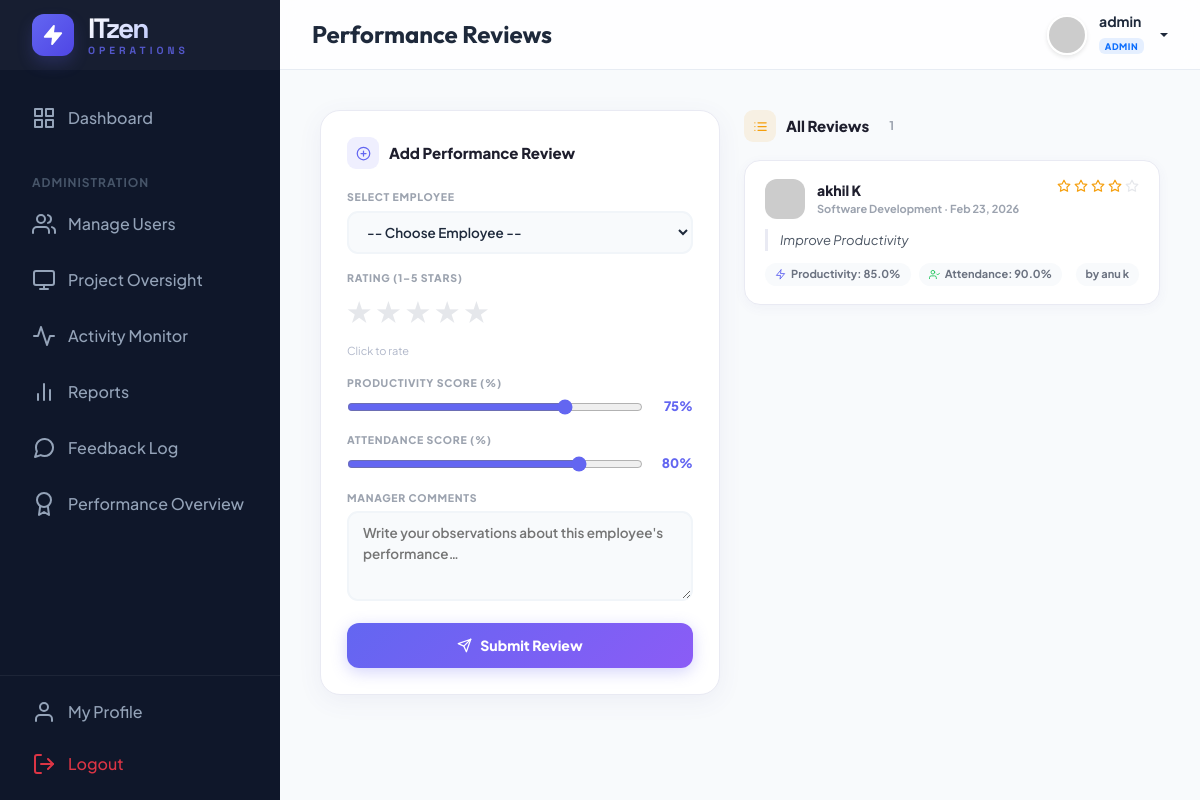
Page /hr/performance/ (signed in) on the committed database.
### management/models.py (models this page shows, shortened)
class CustomUser(AbstractUser):
    ROLE_CHOICES = (
        ('ADMIN', 'Admin'),
        ('HR', 'HR Manager'),
        ('EMPLOYEE', 'Employee'),
    )
    DEPT_CHOICES = (
        ('DEVELOPMENT', 'Software Development'),
        ('DESIGN', 'UI/UX Design'),
        ('QA', 'Quality Assurance'),
        ('HR', 'Human Resources'),
        ('MARKETING', 'Digital Marketing'),
        ('SALES', 'Sales & Business'),
        ('SUPPORT', 'IT Support & Security'),
    )
    LEVEL_CHOICES = (
        ('JUNIOR', 'Junior Level (Level 1)'),
        ('INTERMEDIATE', 'Intermediate (Level 2)'),
        ('SENIOR', 'Senior Level (Level 3)'),
        ('LEAD', 'Lead Level (Level 4)'),
        ('EXPERT', 'Expert Level (Level 5)'),
    )
    role = models.CharField(max_length=20, choices=ROLE_CHOICES, default='EMPLOYEE')
    phone = models.CharField(max_length=15, blank=True, null=True)
    profile_pic = models.ImageField(upload_to='profile_pics/', blank=True, null=True)
    department = models.CharField(max_length=50, choices=DEPT_CHOICES, blank=True, null=True)
    designation = models.CharField(max_length=100, blank=True, null=True)
    level = models.CharField(max_length=20, choices=LEVEL_CHOICES, default='JUNIOR')
    date_of_joining = models.DateField(blank=True, null=True)
    def is_admin(self):
        return self.role == 'ADMIN' or self.is_superuser
    def is_hr(self):
        return self.role == 'HR'
    def is_employee(self):
        return self.role == 'EMPLOYEE' and not self.is_superuser and not self.role == 'HR'

class PerformanceReview(models.Model):
    employee = models.ForeignKey(CustomUser, on_delete=models.CASCADE, related_name='performance_reviews')
    reviewer = models.ForeignKey(CustomUser, on_delete=models.CASCADE, related_name='given_reviews')
    review_date = models.DateField(auto_now_add=True)
    rating = models.IntegerField(choices=[(i, str(i)) for i in range(1, 6)]) # 1 to 5
    comments = models.TextField()
    productivity_score = models.FloatField(default=0.0)
    attendance_score = models.FloatField(default=0.0)

### management/views.py (the view, shortened to what this page needs)
# urls.py: path('hr/performance/', views.hr_performance_reviews, name='hr_performance_reviews'),
@login_required
def hr_performance_reviews(request):
    from .models import PerformanceReview, CustomUser
    employees = CustomUser.objects.filter(role='EMPLOYEE')
    reviews   = PerformanceReview.objects.select_related('employee', 'reviewer').order_by('-review_date')
    return render(request, 'hr/performance_reviews.html', {
        'employees': employees,
        'reviews': reviews,
    })

### templates/hr/performance_reviews.html (shortened to what this page needs)
{% extends 'base.html' %}
{% block page_title %}Performance Reviews{% endblock %}
{% block content %}
<div class="pr-layout">
    <div class="pr-card" style="position:sticky;top:90px;">
        <div class="card-title">
            <div class="title-icon" style="background:rgba(99,102,241,0.10);">
                <i data-feather="plus-circle" style="width:15px;height:15px;color:#6366f1;"></i>
            </div>
            Add Performance Review
        </div>
        <form method="POST" id="reviewForm">
            <div class="ff">
                <label>Select Employee</label>
                <select name="employee" required>
                    <option value="">-- Choose Employee --</option>
                </select>
            </div>
            <div class="ff">
                <label>Rating (1–5 Stars)</label>
                <div class="star-picker" id="starPicker">
                    {% for i in "54321" %}
                    <label for="star{{ i }}" title="{{ i }} star{% if i != '1' %}s{% endif %}">★</label>
                    {% endfor %}
                </div>
                <div style="font-size:11px;color:#b0b7c9;margin-top:6px;" id="starLabel">Click to rate</div>
            </div>
            <div class="ff">
                <label>Productivity Score (%)</label>
                <div class="slider-wrap">
                    <input type="range" name="productivity_score" id="prodSlider" min="0" max="100" value="75"
                        oninput="document.getElementById('prodVal').textContent=this.value+'%'">
                    <span class="slider-val" id="prodVal">75%</span>
                </div>
            </div>
            <div class="ff">
                <label>Attendance Score (%)</label>
                <div class="slider-wrap">
                    <input type="range" name="attendance_score" id="attSlider" min="0" max="100" value="80"
                        oninput="document.getElementById('attVal').textContent=this.value+'%'">
                    <span class="slider-val" id="attVal">80%</span>
                </div>
            </div>
            <div class="ff">
                <label>Manager Comments</label>
                <textarea name="comments" placeholder="Write your observations about this employee's performance…"
                    required></textarea>
            </div>
            <button type="submit" class="btn-submit">
                <i data-feather="send" style="width:15px;height:15px;"></i>
                Submit Review
            </button>
        </form>
    </div>
    <div>
        <div style="display:flex;justify-content:space-between;align-items:center;margin-bottom:18px;">
            <div class="card-title" style="margin-bottom:0;">
                <div class="title-icon" style="background:rgba(245,158,11,0.10);">
                    <i data-feather="list" style="width:15px;height:15px;color:#f59e0b;"></i>
                </div>
                All Reviews
                <span
                    style="font-size:12px;font-weight:700;color:#9ca3af;padding:2px 10px;background:#f8fafc;border-radius:99px;">
                    {{ reviews|length }}
                </span>
            </div>
        </div>
        {% for r in reviews %}
        <div class="review-item">
            <div style="display:flex;justify-content:space-between;align-items:flex-start;gap:12px;flex-wrap:wrap;">
                <div style="display:flex;align-items:center;gap:12px;">
                    <img src="https://ui-avatars.com/api/?name={{ r.employee.username }}&background=6366f1&color=fff"
                        class="emp-avatar" alt="">
                    <div>
                        <div style="font-size:14px;font-weight:800;color:#1e1e2d;">
                            {{ r.employee.get_full_name|default:r.employee.username }}
                        </div>
                        <div style="font-size:11px;color:#9ca3af;font-weight:700;">
                            {{ r.employee.get_department_display|default:"—" }} · {{ r.review_date|date:"M d, Y" }}
                        </div>
                    </div>
                </div>
                <div style="display:flex;align-items:center;gap:8px;">
                    <div class="stars-display">
                        {% for i in "12345" %}
                        <i data-feather="star" style="width:14px;height:14px;"
                            class="{% if forloop.counter <= r.rating %}s-fill{% else %}s-empty{% endif %}"></i>
                        {% endfor %}
                    </div>
                </div>
            </div>
            <div class="comment-quote">{{ r.comments }}</div>
            <div style="display:flex;gap:8px;flex-wrap:wrap;align-items:center;">
                <span class="score-pill">
                    <i data-feather="zap" style="width:11px;height:11px;color:#6366f1;"></i>
                    Productivity: {{ r.productivity_score }}%
                </span>
                <span class="score-pill">
                    <i data-feather="user-check" style="width:11px;height:11px;color:#22c55e;"></i>
                    Attendance: {{ r.attendance_score }}%
                </span>
                <span class="score-pill" style="margin-left:auto;">
                    by {{ r.reviewer.get_full_name|default:r.reviewer.username }}
                </span>
            </div>
        </div>
        {% empty %}
        <div class="pr-card empty-state">
            <i data-feather="clipboard" style="width:52px;height:52px;opacity:0.18;margin-bottom:14px;"></i>
            <h5 style="color:#9ca3af;font-weight:700;">No Reviews Submitted Yet</h5>
            <p style="font-size:13px;">Use the form on the left to add your first performance review.</p>
        </div>
        {% endfor %}
    </div>
</div>
{% endblock %}

### templates/base.html (shortened to what this page needs)
{% load static %}
<!DOCTYPE html>
<html lang="en">
<head>
    <link href="https://cdn.jsdelivr.net/npm/bootstrap@5.3.2/dist/css/bootstrap.min.css" rel="stylesheet">
</head>
<body>
    <aside class="sidebar" id="sidebar">
        <div class="sidebar-header">
            <a href="{% url 'dashboard' %}" class="sidebar-logo">
                <div class="logo-circle">
                    <i data-feather="zap" style="width: 22px; height: 22px; fill: #fff;"></i>
                </div>
                <div class="logo-text">
                    <span class="logo-main">ITzen</span>
                    <span class="logo-sub">Operations</span>
                </div>
            </a>
        </div>
        <nav class="sidebar-nav">
            <ul class="nav-list">
                <li class="nav-item">
                    <a href="{% url 'dashboard' %}"
                        class="nav-link {% if request.resolver_match.url_name == 'dashboard' %}active{% endif %}">
                        <i data-feather="grid"></i> Dashboard
                    </a>
                </li>
                {% if user.is_admin %}
                <li class="nav-caption">Administration</li>
                <li class="nav-item">
                    <a href="{% url 'manage_users' %}" class="nav-link">
                        <i data-feather="users"></i> Manage Users
                    </a>
                </li>
                <li class="nav-item">
                    <a href="{% url 'admin_project_status' %}" class="nav-link">
                        <i data-feather="monitor"></i> Project Oversight
                    </a>
                </li>
                <li class="nav-item">
                    <a href="{% url 'admin_monitor' %}" class="nav-link">
                        <i data-feather="activity"></i> Activity Monitor
                    </a>
                </li>
                <li class="nav-item">
                    <a href="{% url 'admin_reports' %}" class="nav-link">
                        <i data-feather="bar-chart-2"></i> Reports
                    </a>
                </li>
                <li class="nav-item">
                    <a href="{% url 'admin_feedback_view' %}" class="nav-link">
                        <i data-feather="message-circle"></i> Feedback Log
                    </a>
                </li>
                <li class="nav-item">
                    <a href="{% url 'admin_performance_overview' %}" class="nav-link">
                        <i data-feather="award"></i> Performance Overview
                    </a>
                </li>
                {% endif %}
            </ul>
        </nav>
        <div class="sidebar-footer">
            <a href="{% url 'employee_profile' %}" class="nav-link mb-1">
                <i data-feather="user"></i> My Profile
            </a>
            <a href="{% url 'logout' %}" class="nav-link text-danger">
                <i data-feather="log-out"></i> Logout
            </a>
        </div>
    </aside>
    <div class="main-wrapper">
        <header class="header">
            <div class="d-flex align-items-center">
                <h4 class="mb-0 fw-bold">{% block page_title %}Overview{% endblock %}</h4>
            </div>
            <div class="d-flex align-items-center gap-3">
                <div class="dropdown">
                    <a href="#" class="user-dropdown-toggle dropdown-toggle" data-bs-toggle="dropdown">
                        <img src="{% if user.profile_pic %}{{ user.profile_pic.url }}{% else %}https://ui-avatars.com/api/?name={{ user.username }}&background=6366f1&color=fff{% endif %}"
                            alt="user" class="avatar-img">
                        <div class="d-none d-md-block text-start">
                            <div class="small fw-bold lh-1 mb-1">{{ user.get_full_name|default:user.username }}</div>
                            <span class="badge bg-primary bg-opacity-10 text-primary border-0"
                                style="font-size: 9px; letter-spacing: 0.5px; text-transform: uppercase; font-weight: 800;">
                                {{ user.get_role_display|default:user.role }}
                            </span>
                        </div>
                    </a>
                </div>
            </div>
        </header>
        <main class="content-area">
            {% block content %}{% endblock %}
        </main>
    </div>
</body>
</html>

### templates/base.html (style rules this page uses)
:root { --primary: #6366f1; --primary-dark: #4f46e5; --secondary: #64748b; --accent: #f43f5e; --bg-body: #f8fafc; --bg-sidebar: #0f172a; --text-main: #1e293b; --glass-bg: rgba(255, 255, 255, 0.8); --sidebar-width: 280px; --header-height: 70px; --card-shadow: 0 10px 15px -3px rgba(0, 0, 0, 0.1), 0 4px 6px -2px rgba(0, 0, 0, 0.05); --transition: all 0.3s cubic-bezier(0.4, 0, 0.2, 1); }
body { font-family: 'Plus Jakarta Sans', sans-serif; background-color: var(--bg-body); color: var(--text-main); margin: 0; overflow-x: hidden; }
h1, h2, h3, h4, h5, h6 { font-family: 'Outfit', sans-serif; font-weight: 600; }
.sidebar { width: var(--sidebar-width); height: 100vh; background-color: var(--bg-sidebar); position: fixed; left: 0; top: 0; z-index: 1000; transition: var(--transition); color: #94a3b8; display: flex; flex-direction: column; }
.sidebar-nav { flex: 1; overflow-y: auto; overflow-x: hidden; scrollbar-width: thin; scrollbar-color: rgba(255, 255, 255, 0.08) transparent; }
.sidebar-footer { border-top: 1px solid rgba(255, 255, 255, 0.06); padding: 0.75rem 1rem; flex-shrink: 0; }
.sidebar-header { height: var(--header-height); display: flex; align-items: center; padding: 0 2rem; background: rgba(255, 255, 255, 0.03); }
.sidebar-logo { color: #fff; font-family: 'Space Grotesk', sans-serif; font-size: 1.75rem; font-weight: 800; text-decoration: none; display: flex; align-items: center; gap: 14px; transition: var(--transition); }
.logo-text { display: flex; flex-direction: column; line-height: 1; }
.logo-main { letter-spacing: -2px; background: linear-gradient(135deg, #fff 0%, #a5b4fc 100%); -webkit-background-clip: text; background-clip: text; -webkit-text-fill-color: transparent; }
.logo-sub { font-size: 0.65rem; text-transform: uppercase; letter-spacing: 4px; color: var(--primary); font-weight: 700; margin-top: 4px; opacity: 0.8; }
.logo-circle { width: 42px; height: 42px; background: linear-gradient(135deg, var(--primary) 0%, var(--primary-dark) 100%); border-radius: 12px; display: flex; align-items: center; justify-content: center; position: relative; box-shadow: 0 8px 16px rgba(99, 102, 241, 0.2); overflow: hidden; }
.logo-circle::after { content: ''; position: absolute; inset: 0; background: linear-gradient(45deg, transparent, rgba(255, 255, 255, 0.2), transparent); transform: translateX(-100%); transition: 0.5s; }
.nav-list { list-style: none; padding: 1.5rem 1rem; margin: 0; }
.nav-item { margin-bottom: 0.5rem; }
.nav-link { display: flex; align-items: center; padding: 0.75rem 1rem; color: #94a3b8; text-decoration: none; border-radius: 12px; transition: var(--transition); gap: 12px; font-weight: 500; }
.nav-caption { font-size: 0.75rem; text-transform: uppercase; letter-spacing: 1px; font-weight: 700; color: #475569; padding: 1.5rem 1rem 0.5rem; }
.main-wrapper { margin-left: var(--sidebar-width); min-height: 100vh; transition: var(--transition); }
.header { height: var(--header-height); background: var(--glass-bg); backdrop-filter: blur(10px); border-bottom: 1px solid rgba(226, 232, 240, 0.8); position: sticky; top: 0; z-index: 999; display: flex; align-items: center; justify-content: space-between; padding: 0 2rem; }
.content-area { padding: 2.5rem; }
.user-dropdown-toggle { display: flex; align-items: center; gap: 12px; text-decoration: none; color: var(--text-main); font-weight: 600; }
.avatar-img { width: 40px; height: 40px; border-radius: 50%; object-fit: cover; border: 2px solid #fff; box-shadow: 0 2px 4px rgba(0, 0, 0, 0.1); }

### rows in the picture
CustomUser: get_full_name "admin", role "ADMIN"
PerformanceReview: employee.get_full_name "akhil K", employee.department "Software Development", review_date "Feb 23, 2026", rating 4 (drawn), comments "Improve Productivity", productivity_score "85.0", attendance_score "90.0", reviewer.get_full_name "anu k"

### other values in the picture
{{ reviews|length }} "1"
